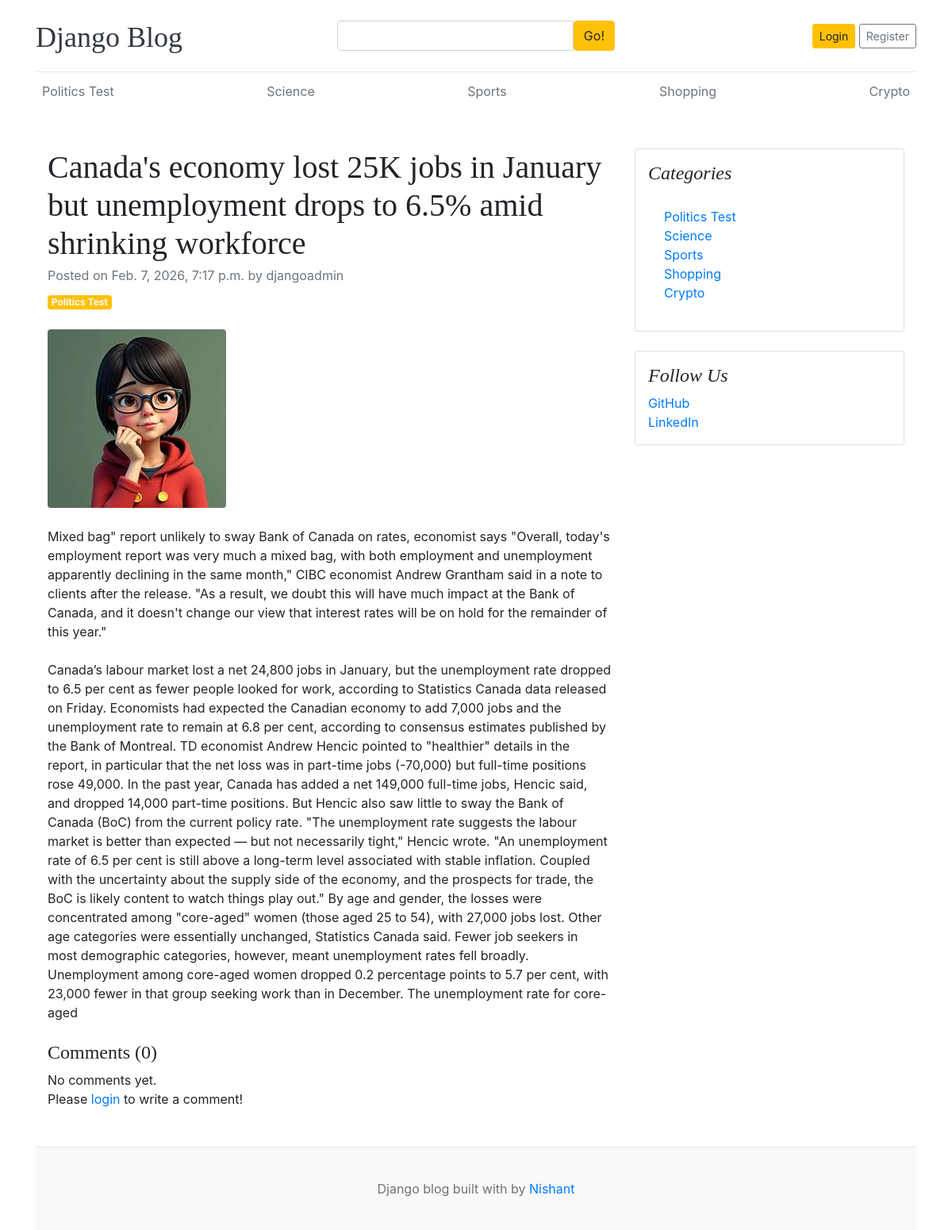
Page /blogs/canadas-economy-lost-25k-jobs-in-january-but-unemployment-drops-to-65-amid-shrinking-workforce/ on the committed database.
### blogs/models.py (models this page shows, shortened)
class Category(models.Model):
    category_name = models.CharField(max_length=50, unique=True)
    created_at = models.DateTimeField(auto_now_add=True)
    updated_at = models.DateTimeField(auto_now=True)
    class Meta:
        verbose_name_plural = 'categories'
    def __str__(self):
        return self.category_name

class Blog(models.Model):
    title = models.CharField(max_length=100)
    slug = models.SlugField(max_length=150, unique=True, blank=True)
    category = models.ForeignKey(Category, on_delete=models.CASCADE)
    author = models.ForeignKey(User, on_delete=models.CASCADE)
    featured_image = models.ImageField(upload_to='uploads/%Y/%m/%d')
    short_description = models.TextField(max_length=500)
    blog_body = models.TextField(max_length=2000)
    status = models.CharField(choices=STATUS_CHOICES, default=0)
    is_featured = models.BooleanField(default=False)
    created_at = models.DateTimeField(auto_now_add=True)
    updated_at = models.DateTimeField(auto_now=True)

### assignments/models.py (models this page shows, shortened)
class SocialLink(models.Model):
    platform = models.CharField(max_length=25)
    link = models.URLField(max_length=100)
    created_at = models.DateTimeField(auto_now_add=True)
    updated_at = models.DateTimeField(auto_now=True)

### blogs/views.py (the view, shortened to what this page needs)
# urls.py: path('blogs/<slug:slug>/',BlogsView.blogs, name='blogs'),
def blogs(request, slug):
    single_blog = get_object_or_404(Blog, slug=slug, status='Published')
    comments = Comment.objects.filter(blog=single_blog)
    comment_count = comments.count()
    context = {
        'single_blog': single_blog,
        'comments': comments,
        'comment_count': comment_count,
    }
    return render(request, 'blogs.html', context)

### blogs/context_processors.py (called while the page is built)
def get_categories(request):
    categories = Category.objects.all()
    return dict(categories=categories)

def get_social_links(request):
    social_link = SocialLink.objects.all()
    return dict(social_links=social_link)

### templates/blogs.html
{% extends "base.html" %}
{% block content %}
<div class="container mt-5">
    <div class="row">
        <div class="col-lg-8">
            <article>
                <header class="mb-4">
                    <h1 class="fw-bolder mb-1"> {{ single_blog.title }} </h1>
                    <div class="text-muted fst-italic mb-2">Posted on {{ single_blog.created_at }} by {{ single_blog.author }} </div>
                    <a class="badge bg-warning text-decoration-none text-light" href="#!"> {{ single_blog.category }} </a>
                </header>
                <figure class="mb-4"><img class="img-fluid rounded" src=" {{ single_blog.featured_image.url }} " alt="..." /></figure>
                <section class="mb-5">
                    <p class="fs-5 mb-4"> {{ single_blog.short_description }} </p>
                    <p class="fs-5 mb-4"> {{ single_blog.blog_body }} </p>
                    <h4>Comments ({{ comment_count }})</h4>
                    {% if comments %}
                        {% for comment in comments %}
                            <div class="card mt-1">
                                <div class="card-body">
                                    <p class="card-text mb-0">{{ comment }}</p>
                                    <span>
                                        <small>By {{ comment.user }}</small>
                                        <small>| {{ comment.created_at | timesince }} ago</small>
                                    </span>
                                </div>
                            </div>
                        {% endfor %}
                    {% else %}
                    No comments yet.
                    {% endif %}
                    <br>
                    <div class="form-group">
                        {% if user.is_authenticated %}
                        <form action="" method="POST">
                            {% csrf_token %}
                            <div class="form-group">
                                <textarea name="comment" class="form-control" placeholder="Write your comment"></textarea>
                                <input type="submit" value="Submit" class="btn btn-primary mt-2">
                            </div>
                        </form>
                        {% else %}
                        <p>Please <span><a href="{% url 'login' %}">login</a></span> to write a comment!</p>
                        {% endif %}
                    </div>
                    </section>
            </article>
        </div>
<div class="col-lg-4 col-md-4 col-sm-12">
    <div class="card mb-4 p-3">
        <h4 class="font-italic">Categories</h4>
        <div class="card-body">
            <ul class="list-unstyled mb-0">
                {% for cat in categories %}
                <li>
                    <a href="{% url 'posts_by_category' cat.id %}">
                        {{ cat.category_name }}
                    </a>
                </li>
                {% endfor %}
            </ul>
        </div>
    </div>
    {% if social_links %}
    <div class="card mb-4 p-3">
        <h4 class="font-italic">Follow Us</h4>
        <ul class="list-unstyled mb-0">
            {% for i in social_links %}
            <li>
                <a href="{{ i.link }}" target="_blank">
                    {{ i.platform }}
                </a>
            </li>
            {% endfor %}
        </ul>
    </div>
    {% endif %}
      </div>
    </div>
</div>
{% endblock content %}

### templates/base.html (shortened to what this page needs)
{% load static %}
<!DOCTYPE html>
<html lang="en">
<head>
    <link href="https://getbootstrap.com/docs/4.0/dist/css/bootstrap.min.css" rel="stylesheet">
    <link rel="stylesheet"
      href="https://cdnjs.cloudflare.com/ajax/libs/font-awesome/4.7.0/css/font-awesome.min.css">
    <link href="{% static 'css/blog.css' %}" rel="stylesheet">
  </head>
<body>
    <div class="container">
      <header class="blog-header py-3">
        <div class="row flex-nowrap justify-content-between align-items-center">
          <div class="col-4 pt-1">
            <a class="blog-header-logo text-dark" href="/">Django Blog</a>
          </div>
          <div class="col-4">
            <form action=" {% url "search" %} " method='GET'>
                <div class="input-group">
                        <input class="form-control" type="text" name="keyword"  value=" {{keyword}} " placeholder="Enter search term..." aria-label="Enter search term..." aria-describedby="button-search" />
                        <button type="Submit" class="btn btn-warning" id="button-search" type="button">Go!</button>
                    </div>
                </form>
            </div>
          <div class="col-4 d-flex justify-content-end align-items-center">
            {% if not user.is_authenticated %}
            <a class="btn btn-sm btn-warning" href=" {% url "login" %} ">Login</a> &nbsp;
            <a class="btn btn-sm btn-outline-secondary" href=" {% url "register" %} ">Register</a>
            {% else %}
            <span><a href=" {% url "dashboard" %} ">Dashboard</a></span>
            <span><a class="" href=" {% url "logout" %} ">Logout</a></span>
            {% endif %}
          </div>
        </div>
      </header>
      <div class="nav-scroller py-1 mb-2">
        <nav class="nav d-flex justify-content-between">
          {% for cat in categories  %}
          <a class="p-2 text-muted" href=" {% url "posts_by_category" cat.id %} ">{{ cat.category_name }}</a>
          {% endfor %}
        </nav>
      </div>
{% block content %}
{% endblock %}
<footer class="blog-footer">
  <p>Django blog built with   by <a href="#">Nishant</a></p>
</footer>
</body>
</html>

### blog_main/static/css/blog.css (style rules this page uses)
.blog-header { border-bottom: 1px solid #e5e5e5; }
.blog-header-logo { font-family: "Playfair Display", Georgia, "Times New Roman", serif ; font-size: 2.25rem; }
h1, h2, h3, h4, h5, h6 { font-family: "Playfair Display", Georgia, "Times New Roman", serif ; }
.blog-footer { padding: 2.5rem 0; color: #727272; text-align: center; background-color: #f9f9f9; border-top: .05rem solid #e5e5e5; }
.blog-footer p:last-child { margin-bottom: 0; }

### rows in the picture
Category: category_name "Politics Test"
Category: category_name "Science"
Category: category_name "Sports"
Category: category_name "Shopping"
Category: category_name "Crypto"
Blog: title "Canada's economy lost 25K jobs in January but unemployment drops to 6.5% amid shrinking workforce", created_at "Feb. 7, 2026, 7:17 p.m.", author "djangoadmin", category "Politics Test", featured_image (picture), short_description "Mixed bag\" report unlikely to sway Bank of Canada on rates, economist says \"Overall, today's employment report was very much a mixed bag, with both employment and unemployment apparently declining in the same month,\" CIBC economist Andrew Grantham said in a note to clients after the release. \"As a result, we doubt this will have much impact at the Bank of Canada, and it doesn't change our view that interest rates will be on hold for the remainder of this year.\"", blog_body "Canada’s labour market lost a net 24,800 jobs in January, but the unemployment rate dropped to 6.5 per cent as fewer people looked for work, according to Statistics Canada data released on Friday. Economists had expected the Canadian economy to add 7,000 jobs and the unemployment rate to remain at 6.8 per cent, according to consensus estimates published by the Bank of Montreal. TD economist Andrew Hencic pointed to \"healthier\" details in the report, in particular that the net loss was in part-time jobs (-70,000) but full-time positions rose 49,000. In the past year, Canada has added a net 149,000 full-time jobs, Hencic said, and dropped 14,000 part-time positions. But Hencic also saw little…"
SocialLink: platform "GitHub"
SocialLink: platform "LinkedIn"

### other values in the picture
{{ comment_count }} "0"
